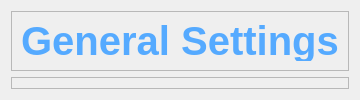
            <widget class="QWidget" name="settings_page">
             <property name="minimumSize">
              <size>
               <width>0</width>
               <height>30</height>
              </size>
             </property>
             <property name="styleSheet">
              <string notr="true">border-color: rgb(85, 170, 255);
color: rgb(85, 170, 255);</string>
             </property>
             <layout class="QVBoxLayout" name="verticalLayout_16">
              <item>
               <widget class="QFrame" name="frame_8">
                <property name="maximumSize">
                 <size>
                  <width>16777215</width>
                  <height>60</height>
                 </size>
                </property>
                <property name="frameShape">
                 <enum>QFrame::StyledPanel</enum>
                </property>
                <property name="frameShadow">
                 <enum>QFrame::Raised</enum>
                </property>
                <layout class="QVBoxLayout" name="verticalLayout_17">
                 <item>
                  <widget class="QLabel" name="label_2">
                   <property name="font">
                    <font>
                     <pointsize>30</pointsize>
                     <weight>75</weight>
                     <bold>true</bold>
                    </font>
                   </property>
                   <property name="styleSheet">
                    <string notr="true">color: rgb(85, 170, 255);</string>
                   </property>
                   <property name="text">
                    <string>General Settings</string>
                   </property>
                   <property name="alignment">
                    <set>Qt::AlignCenter</set>
                   </property>
                  </widget>
                 </item>
                </layout>
               </widget>
              </item>
              <item>
               <widget class="QFrame" name="frame_9">
                <property name="frameShape">
                 <enum>QFrame::StyledPanel</enum>
                </property>
                <property name="frameShadow">
                 <enum>QFrame::Raised</enum>
                </property>
                <widget class="QFrame" name="frame_11">
                 <property name="geometry">
                  <rect>
                   <x>360</x>
                   <y>20</y>
                   <width>321</width>
                   <height>261</height>
                  </rect>
                 </property>
                 <property name="frameShape">
                  <enum>QFrame::StyledPanel</enum>
                 </property>
                 <property name="frameShadow">
                  <enum>QFrame::Raised</enum>
                 </property>
                 <layout class="QVBoxLayout" name="verticalLayout_19">
                  <item>
                   <widget class="QLabel" name="label_7">
                    <property name="font">
                     <font>
                      <pointsize>16</pointsize>
                      <weight>75</weight>
                      <bold>true</bold>
                     </font>
                    </property>
                    <property name="text">
                     <string>Discord Notification Settings</string>
                    </property>
                    <property name="alignment">
                     <set>Qt::AlignCenter</set>
                    </property>
                   </widget>
                  </item>
                  <item>
                   <layout class="QGridLayout" name="gridLayout_6">
                    <item row="0" column="0">
                     <widget class="QLabel" name="label_30">
                      <property name="text">
                       <string>Time between notifications (H:M)</string>
                      </property>
                     </widget>
                    </item>
                    <item row="0" column="2">
                     <widget class="QTimeEdit" name="time_between_discord_webhooks">
                      <property name="time">
                       <time>
                        <hour>1</hour>
                        <minute>30</minute>
                        <second>0</second>
                       </time>
                      </property>
                     </widget>
                    </item>
                    <item row="0" column="1">
                     <spacer name="horizontalSpacer_10">
                      <property name="orientation">
                       <enum>Qt::Horizontal</enum>
                      </property>
                      <property name="sizeHint" stdset="0">
                       <size>
                        <width>40</width>
                        <height>20</height>
                       </size>
                      </property>
                     </spacer>
                    </item>
                   </layout>
                  </item>
                  <item>
                   <widget class="QCheckBox" name="send_discord_after_finish">
                    <property name="minimumSize">
                     <size>
                      <width>0</width>
                      <height>30</height>
                     </size>
                    </property>
                    <property name="text">
                     <string>Send a webhook message everytime the bot finished</string>
                    </property>
                    <property name="checked">
                     <bool>true</bool>
                    </property>
                   </widget>
                  </item>
                  <item>
                   <widget class="QLabel" name="label_29">
                    <property name="text">
                     <string>Your Discord Webhook:</string>
                    </property>
                   </widget>
                  </item>
                  <item>
                   <widget class="QLineEdit" name="discord_webhook">
                    <property name="minimumSize">
                     <size>
                      <width>0</width>
                      <height>30</height>
                     </size>
                    </property>
                    <property name="styleSheet">
                     <string notr="true">border-color: rgb(85, 170, 255);
color: rgb(85, 170, 255);</string>
                    </property>
                    <property name="placeholderText">
                     <string>Enter your Discord Webhook to notify</string>
                    </property>
                   </widget>
                  </item>
                  <item>
                   <widget class="QLabel" name="selected_discord_webhook">
                    <property name="text">
                     <string/>
                    </property>
                    <property name="wordWrap">
                     <bool>false</bool>
                    </property>
                   </widget>
                  </item>
                 </layout>
                </widget>
                <widget class="QFrame" name="frame_12">
                 <property name="geometry">
                  <rect>
                   <x>20</x>
                   <y>30</y>
                   <width>301</width>
                   <height>191</height>
                  </rect>
                 </property>
                 <property name="frameShape">
                  <enum>QFrame::StyledPanel</enum>
                 </property>
                 <property name="frameShadow">
                  <enum>QFrame::Raised</enum>
                 </property>
                 <layout class="QVBoxLayout" name="verticalLayout_20">
                  <item>
                   <widget class="QLabel" name="label_23">
                    <property name="font">
                     <font>
                      <pointsize>16</pointsize>
                      <weight>75</weight>
                      <bold>true</bold>
                     </font>
                    </property>
                    <property name="text">
                     <string>Shared Configurations</string>
                    </property>
                    <property name="alignment">
                     <set>Qt::AlignCenter</set>
                    </property>
                   </widget>
                  </item>
                  <item>
                   <layout class="QGridLayout" name="gridLayout_7">
                    <item row="0" column="0">
                     <widget class="QLabel" name="label_31">
                      <property name="text">
                       <string>Threads per core</string>
                      </property>
                     </widget>
                    </item>
                    <item row="0" column="2">
                     <widget class="QSpinBox" name="threads_per_core">
                      <property name="minimum">
                       <number>1</number>
                      </property>
                      <property name="value">
                       <number>6</number>
                      </property>
                     </widget>
                    </item>
                    <item row="1" column="2">
                     <widget class="QSpinBox" name="thread_delay">
                      <property name="minimum">
                       <number>1</number>
                      </property>
                      <property name="maximum">
                       <number>1000</number>
                      </property>
                     </widget>
                    </item>
                    <item row="2" column="2">
                     <widget class="QSpinBox" name="core_delay">
                      <property name="minimum">
                       <number>1</number>
                      </property>
                      <property name="maximum">
                       <number>1000</number>
                      </property>
                     </widget>
                    </item>
                    <item row="1" column="0">
                     <widget class="QLabel" name="label_8">
                      <property name="text">
                       <string>Thread start  delay (in seconds)</string>
                      </property>
                     </widget>
                    </item>
                    <item row="1" column="1">
                     <spacer name="horizontalSpacer_12">
                      <property name="orientation">
                       <enum>Qt::Horizontal</enum>
                      </property>
                      <property name="sizeHint" stdset="0">
                       <size>
                        <width>40</width>
                        <height>20</height>
                       </size>
                      </property>
                     </spacer>
                    </item>
                    <item row="0" column="1">
                     <spacer name="horizontalSpacer_11">
                      <property name="orientation">
                       <enum>Qt::Horizontal</enum>
                      </property>
                      <property name="sizeHint" stdset="0">
                       <size>
                        <width>40</width>
                        <height>20</height>
                       </size>
                      </property>
                     </spacer>
                    </item>
                    <item row="2" column="0">
                     <widget class="QLabel" name="label_20">
                      <property name="text">
                       <string>Core start delay (in seconds)</string>
                      </property>
                     </widget>
                    </item>
                    <item row="2" column="1">
                     <spacer name="horizontalSpacer_13">
                      <property name="orientation">
                       <enum>Qt::Horizontal</enum>
                      </property>
                      <property name="sizeHint" stdset="0">
                       <size>
                        <width>40</width>
                        <height>20</height>
                       </size>
                      </property>
                     </spacer>
                    </item>
                   </layout>
                  </item>
                  <item>
                   <widget class="QCheckBox" name="allow_monitoring">
                    <property name="minimumSize">
                     <size>
                      <width>0</width>
                      <height>30</height>
                     </size>
                    </property>
                    <property name="text">
                     <string>Monitor all stats with graphs (a bit cpu intensive)</string>
                    </property>
                    <property name="checked">
                     <bool>true</bool>
                    </property>
                   </widget>
                  </item>
                  <item>
                   <widget class="QCheckBox" name="checkBox">
                    <property name="text">
                     <string>Close GUI after the bot finished</string>
                    </property>
                   </widget>
                  </item>
                 </layout>
                </widget>
                <widget class="QLabel" name="label_32">
                 <property name="geometry">
                  <rect>
                   <x>10</x>
                   <y>680</y>
                   <width>311</width>
                   <height>16</height>
                  </rect>
                 </property>
                 <property name="font">
                  <font>
                   <weight>75</weight>
                   <bold>true</bold>
                  </font>
                 </property>
                 <property name="text">
                  <string>NOTE: Every setting will be saved automatically</string>
                 </property>
                </widget>
                <widget class="QFrame" name="frame_20">
                 <property name="geometry">
                  <rect>
                   <x>720</x>
                   <y>20</y>
                   <width>321</width>
                   <height>141</height>
                  </rect>
                 </property>
                 <property name="frameShape">
                  <enum>QFrame::StyledPanel</enum>
                 </property>
                 <property name="frameShadow">
                  <enum>QFrame::Raised</enum>
                 </property>
                 <layout class="QVBoxLayout" name="verticalLayout_32">
                  <item>
                   <widget class="QLabel" name="label_56">
                    <property name="font">
                     <font>
                      <pointsize>16</pointsize>
                      <weight>75</weight>
                      <bold>true</bold>
                     </font>
                    </property>
                    <property name="text">
                     <string>Proxies</string>
                    </property>
                    <property name="alignment">
                     <set>Qt::AlignCenter</set>
                    </property>
                   </widget>
                  </item>
                  <item>
                   <widget class="QCheckBox" name="check_proxies">
                    <property name="minimumSize">
                     <size>
                      <width>0</width>
                      <height>30</height>
                     </size>
                    </property>
                    <property name="text">
                     <string>Check Proxies before using/adding them for botting</string>
                    </property>
                    <property name="checked">
                     <bool>true</bool>
                    </property>
                   </widget>
                  </item>
                  <item>
                   <layout class="QGridLayout" name="gridLayout_10">
                    <item row="0" column="0">
                     <widget class="QLabel" name="label_57">
                      <property name="text">
                       <string>Proxy checking threads</string>
                      </property>
                     </widget>
                    </item>
                    <item row="1" column="1">
                     <spacer name="horizontalSpacer_14">
                      <property name="orientation">
                       <enum>Qt::Horizontal</enum>
                      </property>
                      <property name="sizeHint" stdset="0">
                       <size>
                        <width>40</width>
                        <height>20</height>
                       </size>
                      </property>
                     </spacer>
                    </item>
                    <item row="1" column="2">
                     <widget class="QSpinBox" name="proxy_checking_timeout">
                      <property name="minimum">
                       <number>5</number>
                      </property>
                      <property name="maximum">
                       <number>100</number>
                      </property>
                      <property name="value">
                       <number>10</number>
                      </property>
                     </widget>
                    </item>
                    <item row="0" column="2">
                     <widget class="QSpinBox" name="proxy_checking_threads">
                      <property name="minimum">
                       <number>1</number>
                      </property>
                      <property name="value">
                       <number>10</number>
                      </property>
                     </widget>
                    </item>
                    <item row="0" column="1">
                     <spacer name="horizontalSpacer_15">
                      <property name="orientation">
                       <enum>Qt::Horizontal</enum>
                      </property>
                      <property name="sizeHint" stdset="0">
                       <size>
                        <width>40</width>
                        <height>20</height>
                       </size>
                      </property>
                     </spacer>
                    </item>
                    <item row="1" column="0">
                     <widget class="QLabel" name="label_58">
                      <property name="text">
                       <string>Proxy max. timeout (in s)</string>
                      </property>
                     </widget>
                    </item>
                   </layout>
                  </item>
                 </layout>
                </widget>
               </widget>
              </item>
             </layout>
            </widget>
